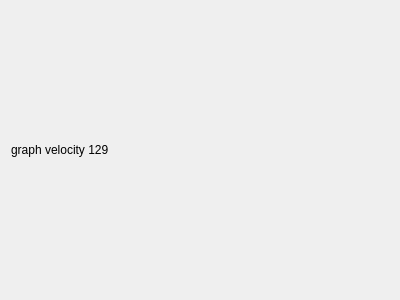
<?xml version="1.0" encoding="UTF-8"?>
<ui version="4.0">
 <class>GraphVelocity129</class>
 <widget class="QWidget" name="GraphVelocity129">
  <property name="geometry">
   <rect>
    <x>0</x>
    <y>0</y>
    <width>400</width>
    <height>300</height>
   </rect>
  </property>
  <property name="windowTitle">
   <string>Form</string>
  </property>
  <layout class="QVBoxLayout" name="verticalLayout">
   <item>
    <widget class="QLabel" name="label">
     <property name="text">
      <string>graph velocity 129</string>
     </property>
    </widget>
   </item>
  </layout>
 </widget>
 <resources/>
 <connections/>
</ui>
